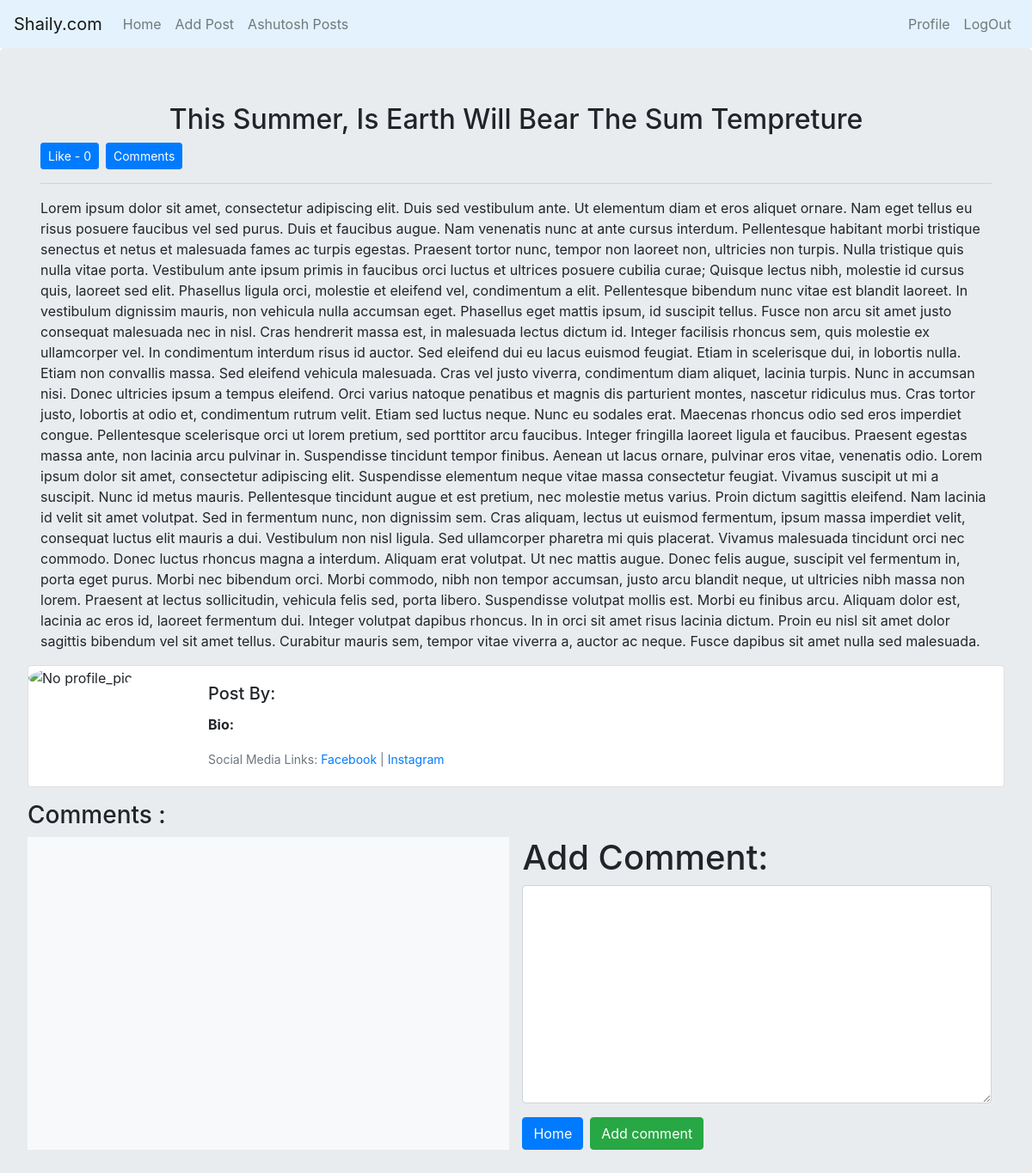
Screenshot of /post/6 (signed in) with the database file from the repository.
### testapp/models.py (models this page shows)
class Post(models.Model):
    title=models.CharField(max_length=100)
    body=models.TextField()
    author=models.ForeignKey(User,on_delete=models.CASCADE)
    like = models.ManyToManyField(User, related_name='like', blank=True)
    def total_likes(self):
        return self.like.count()

### testapp/views.py (the view)
# urls.py: path('post/<int:id>', views.detail, name='detail'),
@login_required
def detail(request, id):
    post = Post.objects.get(id=id)
    comment = Comment.objects.all()
    if post.like.filter(id=request.user.id).exists():
        liked = True
    else:
        liked = False
    form = AddComment()
    if request.method == 'POST':
        form = AddComment(request.POST)
        if form.is_valid():
            form.save()
            return HttpResponseRedirect(reverse('detail', args=[str(id)]))
    return render(request, 'details.html', {'post': post, 'comments': comment, 'liked': liked, 'form': form})

### testapp/form.py
class AddComment(forms.ModelForm):
    class Meta:
        model = Comment
        fields = '__all__'
        widgets = {
            'post': forms.TextInput(attrs={'class': 'form-control', 'type': 'hidden'}),
            'comment_text': forms.Textarea(attrs={'class': 'form-control'})
        }
        labels = {
            'comment_text': ''
        }

### templates/details.html (shortened to what this page needs)
<!DOCTYPE html>
{% extends 'base.html' %}
{% block body_block %}
<html lang="en">
<head>
</head>
<body>
    <div class="jumbotron">
        {% if user.is_authenticated %}
        <h2 style="text-align: center;">{{post.title | title}} </h2>
        <div class="container">
            <div class="d-flex flex-row">
                <form action="/like/{{post.id}}" method="POST">
                    {% if liked %}
                    <button name="post_id" value="{{post.id}}" type="submit" class="btn btn-danger btn-sm">Unlike
                    </button>
                    {% else %}
                    <button name="post_id" value="{{post.id}}" type="submit" class="btn btn-primary btn-sm">Like -
                        {{post.total_likes}} </button>
                    {% endif %}
                </form>
                <a class="btn btn-primary btn-sm ml-2" href="#12">Comments</a>
            </div>
            <hr>
            <p>{{post.body}} </p>
        </div>
        <div class="card mb-3">
            <div class="row no-gutters">
                <div class="col-md-2">
                    <img class="rounded-circle" src="{{post.author.userprofile.profile_pic.url}}" alt="No profile_pic" width="200" height="150">
                </div>
                <div class="col-md-8">
                    <div class="card-body">
                        <h5 class="card-title">Post By: {{post.author.first_name | title}} {{post.author.last_name | title}}</h5>
                        <p class="card-text"> <span style="font-weight: bold;">Bio:</span>  {{post.author.userprofile.bio | title}}</p>
                        <p class="card-text"><small class="text-muted"> Social Media Links:
                            <a href="{{post.author.userprofile.fb_url}}">Facebook</a>
                            | <a href="{{post.author.userprofile.insta_url}}" >Instagram</a></small></p>
                    </div>
                </div>
            </div>
        </div>
        <div>
            {% if comments %}
            <h3>Comments :</h3>
            <div id="12" class=" d-flex">
                <div class=" bg-light " , style="width: 100%; ">
                </div>
                {% endif %}
                <div class="container ">
                    <form method="post">
                        <h1>Add Comment:</h1>
                        {{form.as_p}}
                        <div class="d-flex">
                            <a class="btn btn-primary" href="/">Home</a>
                            <input class="btn btn-success ml-2" type="submit" value="Add comment">
                        </div>
                    </form>
                </div>
            </div>
        </div>
        {% else %}
        <div class="container">
            <h2>First Login to visit this page.</h2>
        </div>
        {% endif %}
    </div>
</body>
{% endblock %}

### templates/base.html (shortened to what this page needs)
<!DOCTYPE html>
<html lang="en">
<head>
    <link rel="stylesheet" href="https://cdn.jsdelivr.net/npm/bootstrap@4.6.2/dist/css/bootstrap.min.css"
>
</head>
<body>
    <nav class="navbar navbar-expand-lg navbar-light" style="background-color: #e3f2fd;">
        <a class="navbar-brand" href="/">Shaily.com</a>
        <div class="collapse navbar-collapse" id="navbarNav">
            <div class="navbar-nav mr-auto">
                <a class="nav-link" href="/">Home</a>
                {% if user.is_authenticated %}
                <a class="nav-link" href="/addpost">Add Post</a>
                <a class="nav-link" href="/mypost/">{{user.first_name}} Posts</a>
                {% endif %}
            </div>
            <div class="navbar-nav ml-auto">
                {% if user.is_authenticated %}
                <a class="nav-link" href="/userprofile">Profile</a>
                <a class="nav-link" href="/accounts/logout">LogOut</a>
                {% else %}
                <a class="nav-link" href="/accounts/login">LogIn</a>
                <a class="nav-link" href="/signup">SignUp</a>
                {% endif %}
            </div>
        </div>
    </nav>
    {% block body_block %}
    {% endblock %}
</body>
</html>

### rows the page displays
Post: title "This Summer, Is Earth Will Bear The Sum Tempreture", total_likes "0", body "Lorem ipsum dolor sit amet, consectetur adipiscing elit. Duis sed vestibulum ante. Ut elementum diam et eros aliquet ornare. Nam eget tellus eu risus posuere faucibus vel sed purus. Duis et faucibus augue. Nam venenatis nunc at ante cursus interdum. Pellentesque habitant morbi tristique senectus et netus et malesuada fames ac turpis egestas. Praesent tortor nunc, tempor non laoreet non, ultricies non turpis. Nulla tristique quis nulla vitae porta. Vestibulum ante ipsum primis in faucibus orci luctus et ultrices posuere cubilia curae; Quisque lectus nibh, molestie id cursus quis, laoreet sed elit. Phasellus ligula orci, molestie et eleifend vel, condimentum a elit. Pellentesque bibendum nunc…"

### other values shown
{{ user.first_name }} "Ashutosh"
